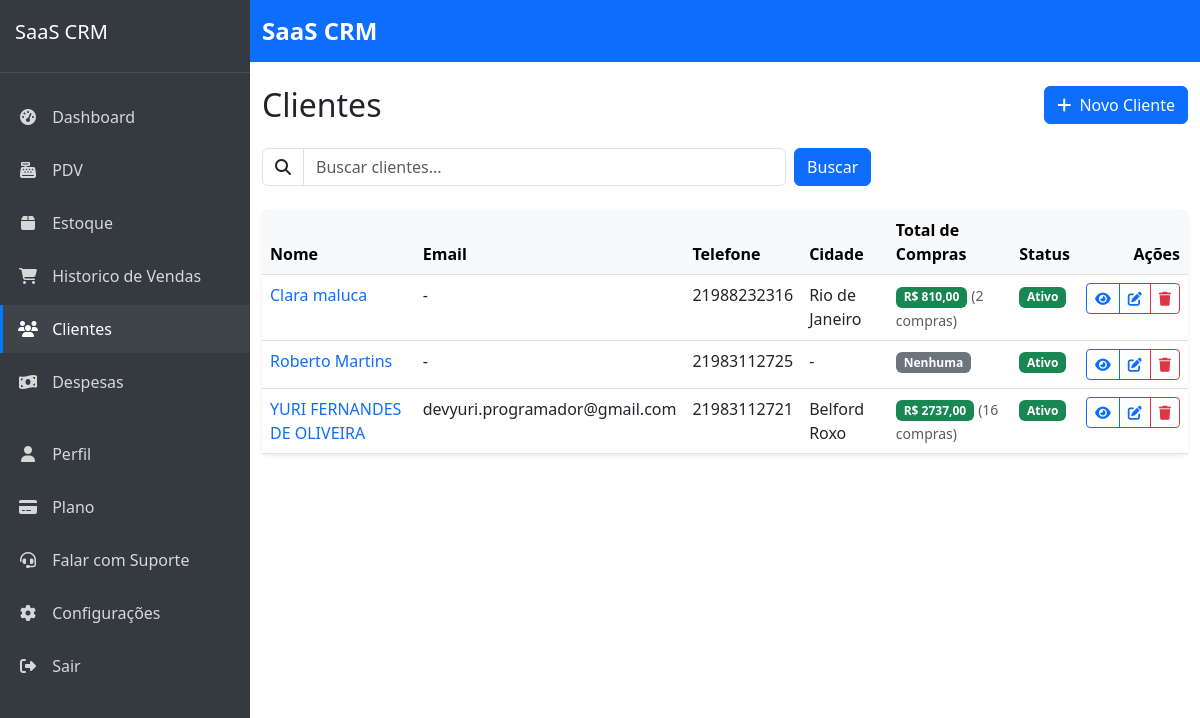
Page /clientes/ (signed in) on the earlier database version.
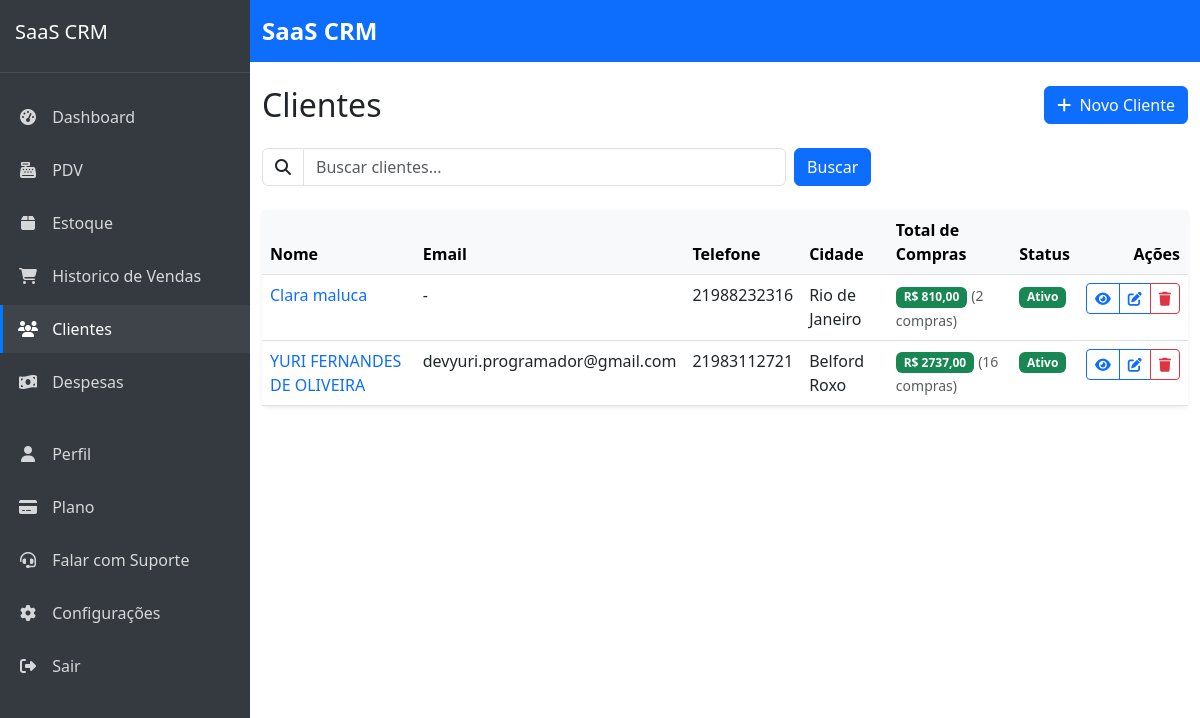
Same page on the later database version.
### customers/models.py (models this page shows, shortened)
class Customer(models.Model):
    company = models.ForeignKey(Company, on_delete=models.CASCADE, verbose_name='Empresa', related_name='customers')
    name = models.CharField('Nome', max_length=100)
    email = models.EmailField('E-mail', max_length=100, blank=True, null=True)
    phone = models.CharField('Telefone', max_length=20, blank=True, null=True)
    address = models.CharField('Endereço', max_length=200, blank=True, null=True)
    city = models.CharField('Cidade', max_length=100, blank=True, null=True)
    state = models.CharField('Estado', max_length=2, blank=True, null=True)
    zipcode = models.CharField('CEP', max_length=9, blank=True, null=True)
    notes = models.TextField('Observações', blank=True, null=True)
    is_active = models.BooleanField('Ativo', default=True)
    loyalty_points = models.IntegerField('Pontos de Fidelidade', default=0)
    loyalty_tier = models.ForeignKey(LoyaltyTier, on_delete=models.SET_NULL, null=True, blank=True, verbose_name='Nível de Fidelidade')
    birthday = models.DateField('Data de Nascimento', null=True, blank=True)
    created_at = models.DateTimeField('Criado em', auto_now_add=True)
    updated_at = models.DateTimeField('Atualizado em', auto_now=True)
    class Meta:
        verbose_name = 'Cliente'
        verbose_name_plural = 'Clientes'
        ordering = ['name']
        unique_together = [['company', 'email'], ['company', 'phone']]  # Prevent duplicate contacts within same company
    @property
    def total_purchases(self):
        from sales.models import Sale
        total = Sale.objects.filter(
            customer=self,
            status='paid'
        ).aggregate(
            total=Sum('total')
        )['total'] or 0
        return total
    @property
    def total_purchases_count(self):
        from sales.models import Sale
        return Sale.objects.filter(customer=self, status='paid').count()

### customers/views.py (the view, shortened to what this page needs)
# urls.py: path('', views.customer_list, name='customer_list'),
@login_required
def customer_list(request):
    query = request.GET.get('query', '')
    customers = Customer.objects.filter(company=request.user.company)
    customers = customers.order_by('name')
    paginator = Paginator(customers, 10)
    page_number = request.GET.get('page', 1)
    customers_page = paginator.get_page(page_number)
    context = {
        'customers': customers_page,
        'query': query,
    }
    return render(request, 'customers/customer_list.html', context)

### saas_crm/urls.py (called while the page is built)
    def __call__(self, request):
        if request.user.is_authenticated and request.user.is_superuser and 'impersonate_user_id' in request.session:
            user_id = request.session['impersonate_user_id']
            try:
                request.real_user = request.user
                request.user = User.objects.get(pk=user_id)
                request.is_impersonating = True
            except User.DoesNotExist:
                del request.session['impersonate_user_id']
        response = self.get_response(request)
        return response

### templates/customers/customer_list.html (shortened to what the changed rows need)
{% extends 'core/base.html' %}
{% load static %}
{% load humanize %}
{% block content %}
<div class="d-flex justify-content-between align-items-center mb-4">
    <h1 class="h2 mb-0">Clientes</h1>
</div>
<div class="card border-0 shadow-sm">
    <div class="card-body p-0">
        <div class="table-responsive">
            <table class="table table-hover mb-0">
                <thead class="table-light">
                    <tr>
                        <th scope="col">Nome</th>
                        <th scope="col">Email</th>
                        <th scope="col">Telefone</th>
                        <th scope="col">Cidade</th>
                        <th scope="col">Total de Compras</th>
                        <th scope="col">Status</th>
                        <th scope="col" class="text-end">Ações</th>
                    </tr>
                </thead>
                <tbody>
                    {% for customer in customers %}
                    <tr>
                        <td>
                            <a href="{% url 'customers:customer_detail' customer.id %}" class="text-decoration-none">
                                {{ customer.name }}
                            </a>
                        </td>
                        <td>{{ customer.email|default:"-" }}</td>
                        <td>{{ customer.phone|default:"-" }}</td>
                        <td>{{ customer.city|default:"-" }}</td>
                        <td>
                            {% if customer.total_purchases > 0 %}
                            <span class="badge bg-success">R$ {{ customer.total_purchases|floatformat:2 }}</span>
                            <small class="text-muted">({{ customer.total_purchases_count }} compras)</small>
                            {% else %}
                            <span class="badge bg-secondary">Nenhuma</span>
                            {% endif %}
                        </td>
                        <td>
                            {% if customer.is_active %}
                            <span class="badge bg-success">Ativo</span>
                            {% else %}
                            <span class="badge bg-danger">Inativo</span>
                            {% endif %}
                        </td>
                        <td class="text-end">
                            <div class="btn-group">
                                <a href="{% url 'customers:customer_detail' customer.id %}" class="btn btn-sm btn-outline-primary">
                                    <i class="fas fa-eye"></i>
                                </a>
                                <a href="{% url 'customers:customer_update' customer.id %}" class="btn btn-sm btn-outline-primary">
                                    <i class="fas fa-edit"></i>
                                </a>
                                <a href="{% url 'customers:customer_delete' customer.id %}" class="btn btn-sm btn-outline-danger">
                                    <i class="fas fa-trash"></i>
                                </a>
                            </div>
                        </td>
                    </tr>
                    {% empty %}
                    <tr>
                        <td colspan="7" class="text-center py-4">
                            <p class="text-muted mb-0">Nenhum cliente encontrado.</p>
                        </td>
                    </tr>
                    {% endfor %}
                </tbody>
            </table>
        </div>
    </div>
</div>
{% endblock %}

Differences in the rows shown:
removed Customer: name "Roberto Martins", email "-", phone "21983112725", city "-", shows "Nenhuma", is_active "Ativo"
